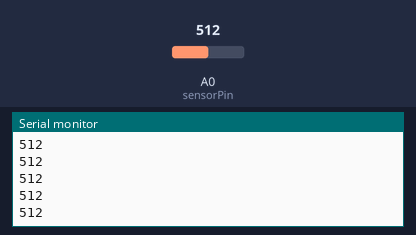
Recording of a sketch running on a simulated Arduino Uno, built with avr-gcc and run on an emulated ATmega328P. Shown: the last lines printed to the serial monitor. The test bench sets the inputs (shaded band); at power-on: A0 (sensorPin) = 512.

Above: at 1.2 s.
1.3 s: A0 (sensorPin) set to 716
At 2.3 s:
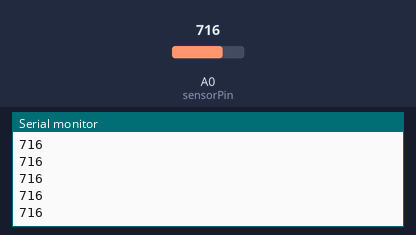
2.8 s: A0 (sensorPin) set to 900
At 3.8 s:
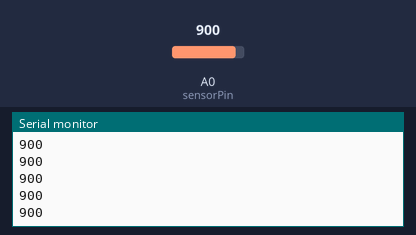
Timing chart, 0 to 5.8 s (numbered marks = the images above; inputs shaded):
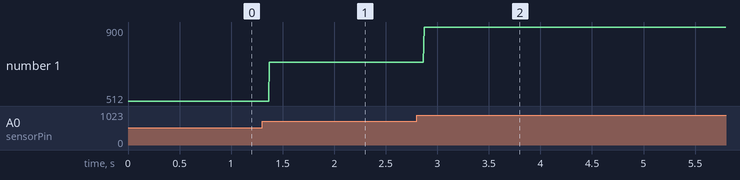

The sketch:

Main.ino
```cpp
const byte sensorPin = A0; //Entrada analógica
int sensorValor = 0; //Variable para guardar los valores de la entrada

void setup()
{
	pinMode(sensorPin, INPUT); //Configurar el pin como entrada
    Serial.begin(9600); //Habilitar la transmisión serie
}

void loop()
{
	sensorValor = analogRead(sensorPin); //Leer el valor analógico del pin y guardarlo
    Serial.println(sensorValor); //Enviar el valor analógico por el puerto serie
}
```

Measured:
- after the input at 1.3 s, the serial monitor: prints a new line after 0.07 s (image 1)
- after the input at 2.8 s, the serial monitor: prints a new line after 0.07 s (image 2)
- plotted number 1: 512 → 716 after the input at 1.3 s, 716 → 900 after the input at 2.8 s
